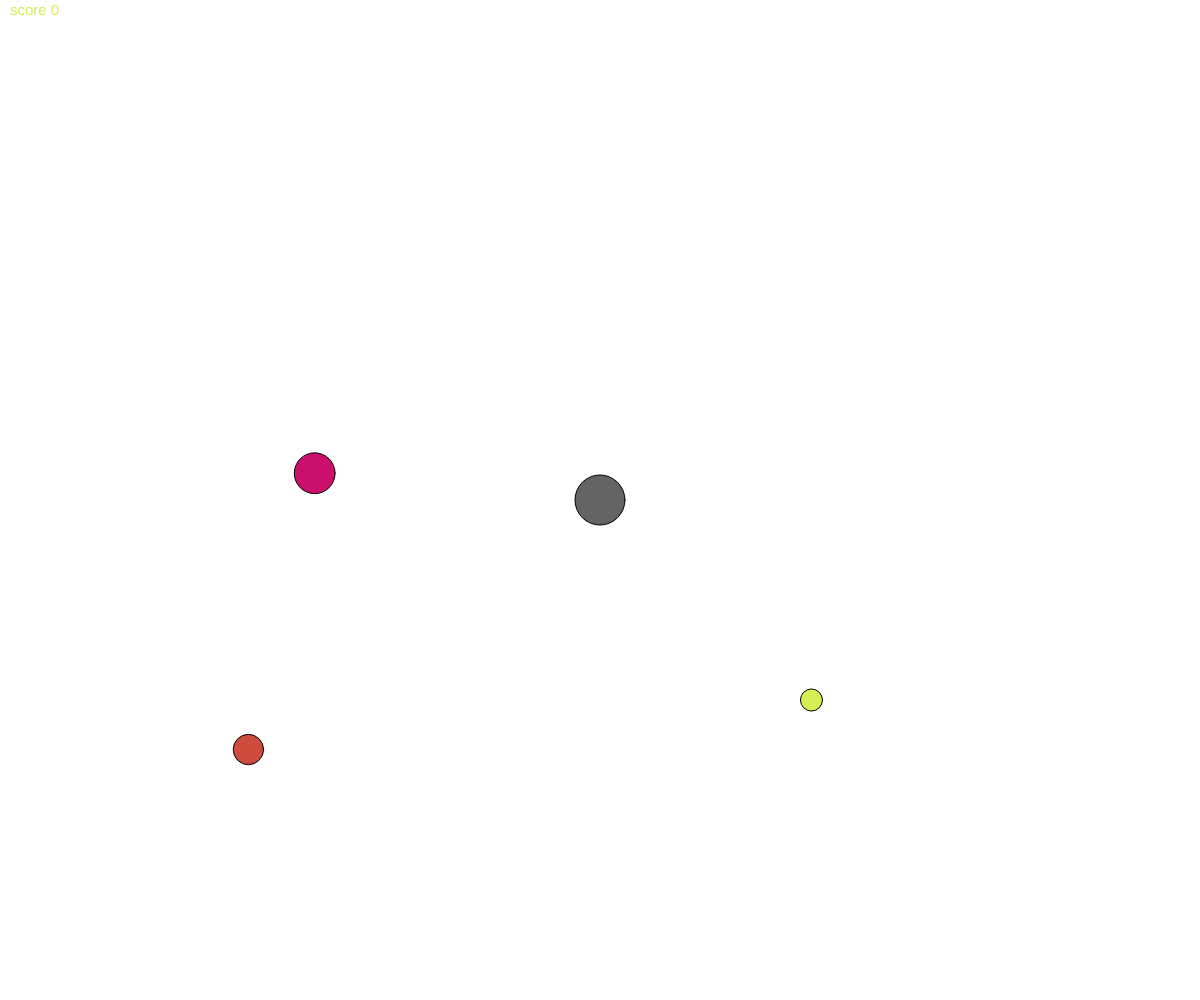
Frame 1 (no input)
Frame 60 (no input): identical to frame 1, image omitted
Frame 120 (the mouse pressed at the canvas centre since frame 60): identical to frame 1, image omitted

The p5.js sketch that drew this single still picture (run headless with seeded random() and noise() and a simulated clock; from frame 60 on, the mouse is pressed at the canvas centre):

// p5.js sketch
// ── sketch.js
var Ax, Ay, Vy, Vx, Px, Py, Fr, score,balleSize;
var obstacles=[];

function setup() {
  createCanvas(windowWidth, windowHeight);
  
   for (var i=0;i<3; i++){
   var typeObstacle = random(0,3);
   
   if (typeObstacle < 2){
      typeObstacle = "bonus";
   } else if (typeObstacle < 1){
     typeObstacle = "malus";
   } else{
     typeObstacle = "neutre";
   }
   obstacles[i] = new Obstacle(typeObstacle);
  }
  ellipseMode(CENTER);

  balleSize = 50;
  Px = windowWidth / 2;
  Py = windowHeight / 2;
  Fr = 0.01;
  Bc = 0.8;
  score = 0;
  Vx = 0;
  Vy = 0;
 
}

function draw() {
  


  background(255);
  
  /****joueur*****/
  fill(100);
  ellipse(Px, Py, balleSize, balleSize);
  
  /********/
  for (var i=0;i<3; i++){
    
    if (dist(Px,Py, obstacles[i].xPos,obstacles[i].yPos) <= (balleSize/2 + obstacles[i].radius)) {
      score += this.valeur;
    }
    obstacles[i].display();
  }
  
  /********************* limite de bille************************/
/**X**/
  if ((Px + balleSize / 2) >= windowWidth) {
    Vx = -Vx * Bc;
   Px=windowWidth-balleSize / 2;
  }
  
    else if ( (Px - balleSize / 2) <= 0) {
    Vx = -Vx * Bc;
     Px=balleSize / 2;
  }

  Ax = floor(rotationY) * Fr;
  Vx += Ax;
  Px += Vx;
  
/**Y**/
  if ((Py + balleSize / 2) >= windowHeight ) {
    Vy = -Vy * Bc;
    Py=windowHeight-balleSize / 2;
  }
  else if ( (Py - balleSize / 2) <= 0) {
    Vy = -Vy * Bc;
    Py=balleSize / 2;
  }

  Ay = floor(rotationX) * Fr;
  Vy += Ay;
  Py += Vy;


  
  textSize(15);

  text("score " + floor(score), 10, 15);
  

  
}
function Obstacle(genre){
 this.type = genre;
 this.xPos = random(0,windowWidth);
 this.yPos = random(0,windowHeight);
 this.size = random(20,50);
 this.color = color(random(0,255),random(0,255),random(0,255));
 this.radius = 25;
 
 if(genre=="bonus"){
 this.valeur = 10;
 }
 
 if(genre=="malus"){
 this.valeur = -10;
 }
 
 if(genre=="neutre"){
 this.valeur = 2;
 }
 
 this.display = function(){
   fill(this.color);
   ellipse(this.xPos,this.yPos,this.size,this.size);
 }
}
